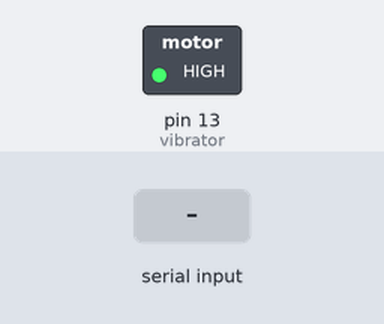
Recording of a sketch running on a simulated Arduino Uno, built with avr-gcc and run on an emulated ATmega328P. Parts: switched loads named in the sketch (green lamp = pin HIGH). The test bench sets the inputs (shaded band).

Above: at 1.2 s.
1.3 s: byte 30 received over Serial
Timing chart, 0 to 4.3 s (numbered marks = the images above; inputs shaded):
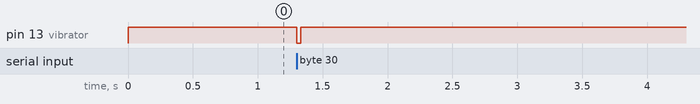

Measured:
- after the input at 1.3 s, pin 13 (vibrator): HIGH → LOW at once, → HIGH 0.03 s later

The sketch:

SerialCommunication.ino
```cpp
int pushButton = 0;
int vibrator = LED_BUILTIN;

void setup() {
  Serial.begin(115200);
  pinMode(pushButton, INPUT_PULLUP);
  pinMode(vibrator, OUTPUT);
  digitalWrite(vibrator, HIGH);
}

void loop() {
  if(digitalRead(pushButton) == 0) {
    Serial.write(0);
    delay(200);
  }

  if(Serial.available()) {
    int command1 = Serial.read(); // delay
    int command2 = Serial.read(); // number of times

    if(command2 <= 1) {
      digitalWrite(vibrator, LOW);
      delay(command1);
      digitalWrite(vibrator, HIGH);
    } else {
      for(int i=0; i<command2; i++) {
        digitalWrite(vibrator, LOW);
        delay(command1);
        digitalWrite(vibrator, HIGH);
        delay(100);
      }
    }
  }
}
```
